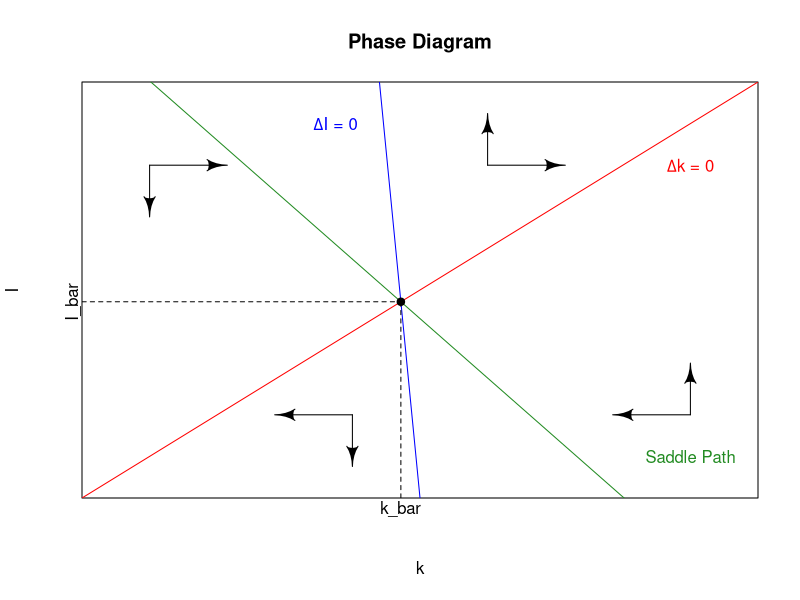
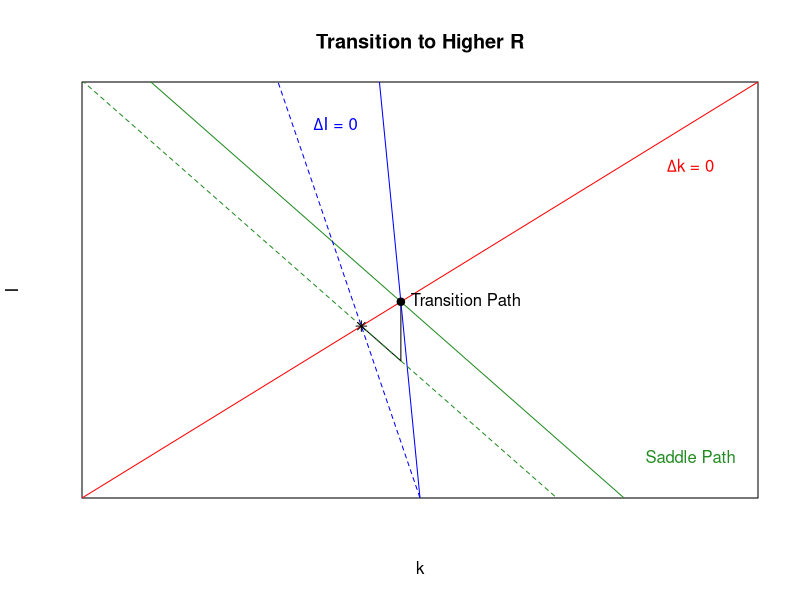

Generate these figures, in order, with R:
## ---- chunk 1
knitr::opts_chunk$set(echo = TRUE)
## ---- chunk 2
library(shape)

delta <- .1
r <- 1.5
k_star <- 5

k_bar <- k_star/(1 + delta*(r - 1 + delta))
i_bar <- delta * k_bar

k <- seq(0, 10, .01)

k_no_change <- delta*k
i_no_change <- (k - k_star)/(1 - delta - r)

saddle_path <- delta * k_bar + (1/7)*k_star/(1 + delta*(r - 1 + delta)) - (1/7)*k

plot(main = "Phase Diagram", 1, type = "n", xlim = c(0, 10), ylim = c(0, 1), ylab = "I", xlab = "k", xaxs="i", yaxs="i", axes = FALSE)

box()

lines(x=k, y=k_no_change, col = "red")
lines(x=k, y=i_no_change, col = "blue")
lines(x=k, y=saddle_path, col = "forestgreen")

points(x=k_bar, y=i_bar, pch=19)

Arrows(x0=c(1, 6, 4, 9), 
       x1=c(2, 7, 3, 8), 
       y0=c(.8, .8, .2, .2), 
       y1=c(.8, .8, .2, .2))

Arrows(x0=c(1, 6, 4, 9), 
       x1=c(1, 6, 4, 9), 
       y0=c(.8, .8, .2, .2), 
       y1=c(.7, .9, .1, .3))

text(expression(paste(Delta, "I = ", 0)), x=3.75, y=.9, col="blue")
text(expression(paste(Delta, "k = ", 0)), x=9, y=.8, col="red")
text("Saddle Path", x=9, y=.1, col = "forestgreen")

segments(x0=0, x1=k_bar, y0=i_bar, y1=i_bar, lty=2)
segments(x0=k_bar, x1=k_bar, y0=0, y1=i_bar, lty=2)

mtext(side = 1, "k_bar", at = k_bar)
mtext(side = 2, "I_bar", at = i_bar)

## ---- chunk 3
library(shape)

delta <- .1
r1 <- 1.5
r2 <- 3
k_star <- 5

k_bar1 <- k_star/(1 + delta*(r1 - 1 + delta))
k_bar2 <- k_star/(1 + delta*(r2 - 1 + delta))
i_bar1 <- delta * k_bar1
i_bar2 <- delta * k_bar2

k <- seq(0, 10, .01)

k_no_change <- delta*k
i_no_change1 <- (k - k_star)/(1 - delta - r1)
i_no_change2 <- (k - k_star)/(1 - delta - r2)

saddle_path1 <- delta * k_bar1 + (1/7)*k_star/(1 + delta*(r1 - 1 + delta)) - (1/7)*k
saddle_path2 <- delta * k_bar2 + (1/7)*k_star/(1 + delta*(r2 - 1 + delta)) - (1/7)*k

plot(main = "Transition to Higher R", 1, type = "n", xlim = c(0, 10), ylim = c(0, 1), ylab = "I", xlab = "k", xaxs="i", yaxs="i", axes = FALSE)

box()

lines(x=c(k_bar1, k_bar1, k_bar2), y=c(i_bar1, delta * k_bar2 + (1/7)*k_star/(1 + delta*(r2 - 1 + delta)) - (1/7)*k_bar1, i_bar2))

lines(x=k, y=k_no_change, col = "red")
lines(x=k, y=i_no_change1, col = "blue")
lines(x=k, y=saddle_path1, col = "forestgreen")
lines(x=k, y=i_no_change2, col = "blue", lty=2)
lines(x=k, y=saddle_path2, col = "forestgreen", lty=2)

points(x=k_bar1, y=i_bar1, pch=19)
points(x=k_bar2, y=i_bar2, pch=8)

text(expression(paste(Delta, "I = ", 0)), x=3.75, y=.9, col="blue")
text(expression(paste(Delta, "k = ", 0)), x=9, y=.8, col="red")
text("Saddle Path", x=9, y=.1, col = "forestgreen")
text("Transition Path", x=k_bar1, y=i_bar1, pos = 4)


